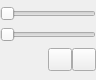
<?xml version="1.0" encoding="UTF-8"?>
<ui version="4.0">
 <author>GOU Lingfeng</author>
 <class>gapr::range_widget_slave</class>
 <widget class="QWidget" name="gapr::range_widget_slave">
  <property name="geometry">
   <rect>
    <x>0</x>
    <y>0</y>
    <width>96</width>
    <height>80</height>
   </rect>
  </property>
  <layout class="QVBoxLayout" name="verticalLayout">
   <property name="spacing">
    <number>0</number>
   </property>
   <property name="leftMargin">
    <number>0</number>
   </property>
   <property name="topMargin">
    <number>0</number>
   </property>
   <property name="rightMargin">
    <number>0</number>
   </property>
   <property name="bottomMargin">
    <number>0</number>
   </property>
   <item>
    <widget class="QSlider" name="slider1">
     <property name="toolTip">
      <string>Intensity upper bound.</string>
     </property>
     <property name="orientation">
      <enum>Qt::Horizontal</enum>
     </property>
    </widget>
   </item>
   <item>
    <widget class="QSlider" name="slider0">
     <property name="toolTip">
      <string>Intensity lower bound.</string>
     </property>
     <property name="orientation">
      <enum>Qt::Horizontal</enum>
     </property>
    </widget>
   </item>
   <item>
    <layout class="QHBoxLayout" name="horizontalLayout">
     <item>
      <spacer name="horizontalSpacer">
       <property name="orientation">
        <enum>Qt::Horizontal</enum>
       </property>
       <property name="sizeHint" stdset="0">
        <size>
         <width>40</width>
         <height>20</height>
        </size>
       </property>
      </spacer>
     </item>
     <item>
      <widget class="QToolButton" name="reset">
       <property name="toolTip">
        <string>Reset.</string>
       </property>
       <property name="text">
        <string/>
       </property>
       <property name="icon">
        <iconset theme="zoom-original-symbolic">
         <normaloff>.</normaloff>.</iconset>
       </property>
      </widget>
     </item>
     <item>
      <widget class="QToolButton" name="shrink">
       <property name="toolTip">
        <string>Shrink.</string>
       </property>
       <property name="text">
        <string/>
       </property>
       <property name="icon">
        <iconset theme="zoom-fit-best-symbolic">
         <normaloff>.</normaloff>.</iconset>
       </property>
      </widget>
     </item>
    </layout>
   </item>
  </layout>
 </widget>
 <resources/>
 <connections/>
</ui>
